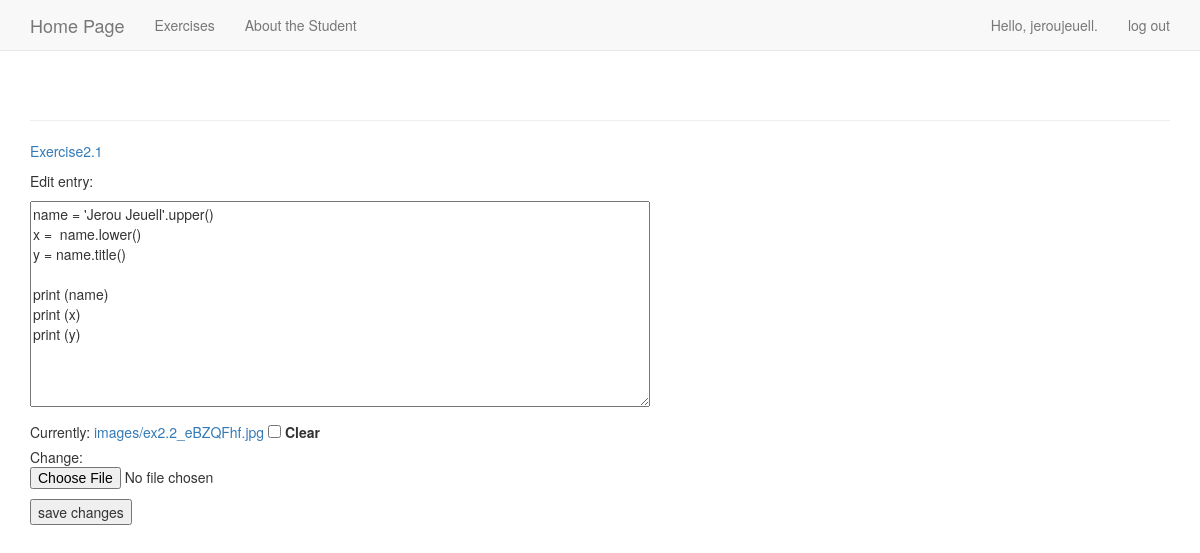
/edit_entry/9/ (signed in), run on the app's committed database.
### learning_logs/models.py (models this page shows, shortened)
class Topic(models.Model):
    text = models.CharField(max_length=200)
    date_added = models.DateTimeField(auto_now_add=True)
    owner = models.ForeignKey(User, on_delete=models.CASCADE, )
    def __str__(self):
        return self.text

class Entry(models.Model):
    topic = models.ForeignKey('Topic', on_delete=models.CASCADE)
    text = models.TextField()
    photo_add = models.ImageField(null=True, blank= True, upload_to ="images/")
    date_added = models.DateTimeField(auto_now_add=True)
    class Meta:
        verbose_name_plural = 'entries'

### learning_logs/views.py (the view)
# urls.py: url(r'^edit_entry/(?P<entry_id>\d+)/$', views.edit_entry,
@login_required
def edit_entry(request, entry_id):
    entry = Entry.objects.get(id=entry_id)
    topic = entry.topic
    if topic.owner != request.user:
        raise Http404
    if request.method != 'POST':
        form = EntryForm(instance=entry)
    else:
        form = EntryForm(instance=entry, data=request.POST)
        if form.is_valid():
            form.save()
            return HttpResponseRedirect(reverse('learning_logs:topic',args=[topic.id]))
    context = {'entry': entry, 'topic': topic, 'form': form}
    return render(request, 'learning_logs/edit_entry.html', context)

### learning_logs/forms.py
class EntryForm(forms.ModelForm):
    class Meta:
        model = Entry
        fields = ['text', 'photo_add']
        labels = {'text': '', 'photo_add':'',}
        widgets = {'text': forms.Textarea(attrs={'cols': 80})}

### learning_logs/templates/learning_logs/edit_entry.html (shortened to what this page needs)
{% extends "learning_logs/base.html" %}
{% block content %}
    <p><a href="{% url 'learning_logs:topic' topic.id %}">{{ topic }}</a></p>
    <p>Edit entry:</p>
    <form action="{% url 'learning_logs:edit_entry' entry.id %}" method='post' enctype="multipart/form-data">
        {{ form.as_p }}
        <button name="submit">save changes</button>
    </form>
{% endblock content %}

### learning_logs/templates/learning_logs/base.html (shortened to what this page needs)
{% load bootstrap3 %}
<!DOCTYPE html>
<html lang="en">
    <head>
        {% bootstrap_css %}
    </head>
    <body>
    <nav class="navbar navbar-default navbar-static-top">
        <div class="container">
        <div class="navbar-header">
        <a class="navbar-brand" href="{% url 'learning_logs:index' %}">Home Page</a>
        </div>
        <div id="navbar" class="navbar-collapse collapse">
            <ul class="nav navbar-nav">
                <li><a href="{% url 'learning_logs:topics' %}">Exercises</a></li>
            </ul>
        <div id="navbar" class="navbar-collapse collapse">
            <ul class="nav navbar-nav">
            <li><a href="{% url 'learning_logs:about' %}">About the Student</a></li>
            </ul>
            <ul class="nav navbar-nav navbar-right">
                {% if user.is_authenticated %}
                    <li><a>Hello, {{ user.username }}.</a></li>
                    <li><a href="{% url 'users:logout' %}">log out</a></li>
                {% else %}
                    <li><a href="{% url 'users:register' %}">register</a></li>
                    <li><a href="{% url 'users:login' %}">log in</a></li>
                {% endif %}
            </ul>
        </div>
        </div>
        </nav>
        <div class="container">
            <div class="page-header">
            </div>
            <div>
            {% block content %}{% endblock content %}
            </div>
        </div>
    </body>
</html>

### learning_logs/templates/learning_logs/base.html (style rules this page uses)
body { height: 100vh; background-image: url(https://mcdn.wallpapersafari.com/medium/82/84/zkM4FJ.png); background-size: cover; background-repeat: no-repeat; background-attachment: fixed; width: 100%; }

### data on the page
Topic: text "Exercise2.1"
Entry: text "name = 'Jerou Jeuell'.upper() x = name.lower() y = name.title() print (name) print (x) print (y)"

### other printed values
{{ user.username }} "jeroujeuell"
